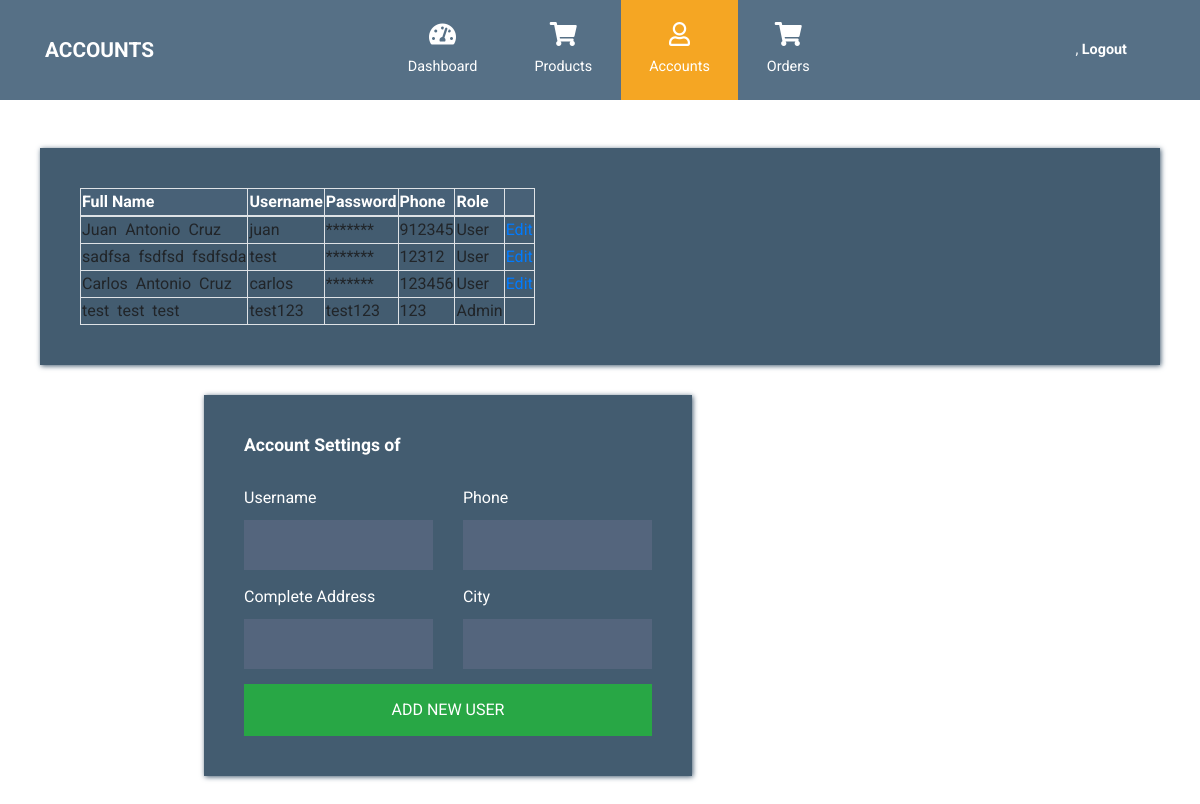
Before: /Admin_Side/Accounts.php with the older database file.
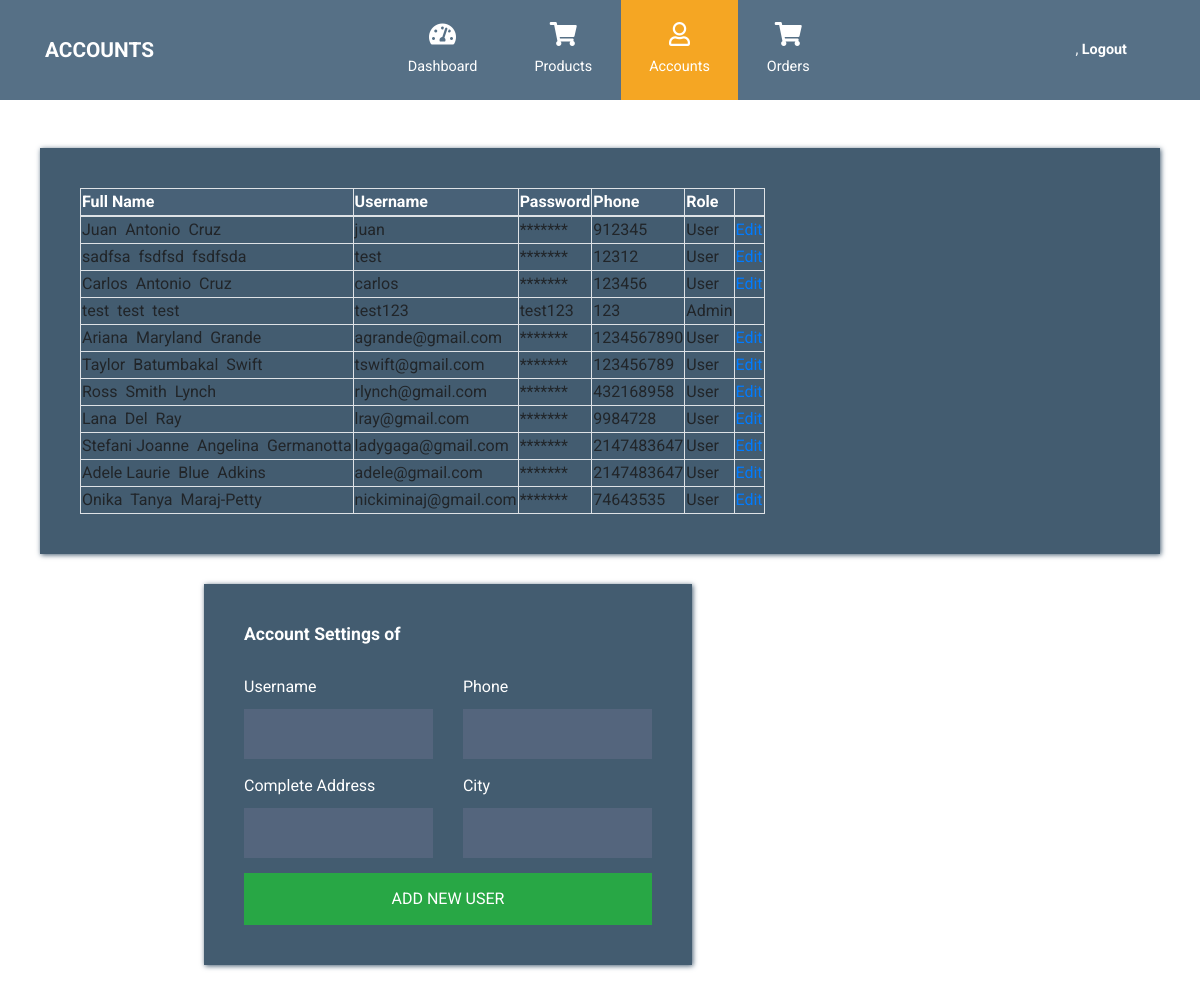
After: the same page with the newer database file.
### tables this page shows
CREATE TABLE `customer_details` (
  `customer_id` int(11) NOT NULL,
  `user_category_id` int(11) NOT NULL,
  `customer_firstname` varchar(50) NOT NULL,
  `customer_middlename` varchar(50) NOT NULL,
  `customer_lastname` varchar(50) NOT NULL,
  `customer_contact_no` int(11) NOT NULL,
  `customer_age` int(11) NOT NULL,
  `customer_gender_id` int(11) NOT NULL,
  `customer_complete_address` varchar(100) NOT NULL,
  `customer_city` varchar(50) NOT NULL,
  `customer_username` varchar(50) NOT NULL,
  `customer_password` varchar(50) NOT NULL
);

CREATE TABLE `ref_user_category` (
  `user_category_id` int(11) NOT NULL,
  `user_category_description` varchar(50) NOT NULL
);

### Admin_Side/Accounts.php (the view, shortened to what this page needs)
<?php
$conn = OpenCon();
    $sql = "SELECT * FROM customer_details";
    $result = $conn->query($sql);
    $arr_users = [];
    if ($result->num_rows > 0) {
        $arr_users = $result->fetch_all(MYSQLI_ASSOC);
    }
?>
<!DOCTYPE html>
<html lang="en">
  <head>
        <link rel="stylesheet" href="../sources/css/fontawesome.min.css" />
        <link rel="stylesheet" href="../sources/css/bootstrap_admin.min.css" />
        <link rel="stylesheet" href="../sources/css/style_ad1.css">
        <link rel="stylesheet" type="text/css" href="//cdn.datatables.net/1.10.21/css/jquery.dataTables.min.css"/>
  </head>
    <body id="reportsPage">
      <div class="" id="home">
        <nav class="navbar navbar-expand-xl">
              <div class="container h-100">
                <a class="navbar-brand" href="accounts.php">
                  <h1 class="tm-site-title mb-0">Accounts</h1>
                </a>
                <div class="collapse navbar-collapse" id="navbarSupportedContent">
                  <ul class="navbar-nav mx-auto h-100">
                    <li class="nav-item">
                      <a class="nav-link" href="dashboard.php">
                        <i class="fas fa-tachometer-alt"></i> Dashboard
                      </a>
                    </li>
                    <li class="nav-item">
                      <a class="nav-link" href="products.php">
                        <i class="fas fa-shopping-cart"></i> Products
                      </a>
                    </li>
                    <li class="nav-item">
                      <a class="nav-link active" href="accounts.php">
                        <i class="far fa-user"></i> Accounts
                      </a>
                    </li>
                    <li class="nav-item">
                            <a class="nav-link" href="orders.php">
                            <i class="fas fa-shopping-cart"></i> Orders
                            </a>
                        </li>
                  </ul>
                  <ul class="navbar-nav">
                    <li class="nav-item">
                      <a class="nav-link d-block" href="../Logout.php">
                       <?php echo$_SESSION['admin_name'];?>, <b>Logout</b>
                      </a>
                    </li>
                  </ul>
                </div>
              </div>
            </nav>
        <div class="container mt-5">
          <div class="row tm-content-row">
            <div class="col-12 tm-block-col">
              <div class="tm-bg-primary-dark tm-block tm-block-h-auto">
              <table id="userTable" class="display table-bordered hover">
                      <thead>
                          <th>Full Name</th>
                          <th>Username</th>
                          <th>Password</th>
                          <th>Phone</th>
                          <th>Role</th>
                          <th></th>
                      </thead>
                      <tbody>
                          <?php if(!empty($arr_users)) { ?>
                              <?php foreach($arr_users as $user) { ?>
                                  <tr>
                                      <td><?php echo $user['customer_firstname'];?>&nbsp; <?php echo $user['customer_middlename'];?> &nbsp;<?php echo $user['customer_lastname']; ?></td>
                                      <td><?php echo $user['customer_username']; ?></td>
                                      <td><?php if($user['user_category_id']=='2'){echo $user['customer_password'];}else{echo"*******";} ?>
                                      <td><?php echo $user['customer_contact_no']; ?></td>
                                      <?php
                                      $q=mysqli_query($conn, "SELECT * FROM `ref_user_category` WHERE `user_category_id` = ".$user['user_category_id']."");
                                      foreach($q as $uname) {
                                      ?>
                                      <td><?php echo $uname['user_category_description']; ?></td>
                                      <?php }?>
                                      <?php if($user['user_category_id']=='1'){echo"<td><a href=accounts.php?id=".$user['customer_id'].">Edit</a></td>";}else{echo"<td></td>";}?>
                                  </tr>
                              <?php } ?>
                          <?php } ?>
                      </tbody>
                  </table>
              </div>
            </div>
          <form method="POST" action="accounts.php?id=<?php echo $id;?>" enctype="multipart/form-data">
            <div class="tm-block-col tm-col-account-settings">
              <div class="tm-bg-primary-dark tm-block tm-block-settings ">
                <h2 class="tm-block-title">Account Settings of <?php if(isset($name)){echo $name;}?></h2>
                <div class="tm-signup-form row">
                  <div class="form-group col-lg-6">
                    <label>Username</label>
                    <input
                    id="name"
                    name="name"
                    type="text"
                    value="<?php if(isset($name)){echo $name;} ?>"
                    class="form-control validate"
                    required
                    />
                  </div>
                  <div class="form-group col-lg-6">
                    <label>Phone</label>
                    <input
                    id="phone"
                    name="phone"
                    value="<?php if(isset($name)){echo $phone;} ?>"
                    type="tel"
                    class="form-control validate"
                    required
                    />
                  </div>
                  <div class="form-group col-lg-6">
                    <label>Complete Address</label>
                    <input
                    id="add"
                    name="add"
                    type="text"
                    class="form-control validate"
                    value="<?php if(isset($addres)){echo $addres;} ?>"
                    required
                    />
                  </div>
                  <div class="form-group col-lg-6">
                    <label>City</label>
                    <input
                    id="city"
                    name="city"
                    type="text"
                    class="form-control validate"
                    value="<?php if(isset($city)){echo $city;} ?>"
                    required
                    />
                  </div>
                  <div class="col-12">
                    <input type="submit" id="Add" name="Add" value="Add New User" class="btn btn-success btn-block text-uppercase" style="<?php if(isset($id)){echo "display: none;";}?>" ></input>
              </div>
              </div>
              </div>
            </div>
          </div>
        </div>
      </div>
    </body>
  </html>

### Sources/CSS/style_ad1.css (style rules this page uses)
html { font-size: 16px; overflow-x: hidden; }
body { font-family: Roboto, Helvetica, Arial, sans-serif; overflow-x: hidden; }
a { transition: all 0.3s ease; }
.navbar-brand { display: flex; align-items: center; }
.tm-site-title { display: inline-block; text-transform: uppercase; font-size: 1.3rem; font-weight: 700; color: #fff; }
.navbar { height: 100px; background-color: #567086; padding: 0; }
.navbar .container { position: relative; }
.tm-block-col { margin-bottom: 30px; }
.tm-block { padding: 40px; -webkit-box-shadow: 1px 1px 5px 0 #455c71; -moz-box-shadow: 1px 1px 5px 0 #455c71; box-shadow: 1px 1px 5px 0 #455c71; min-height: 350px; height: 100%; max-height: 450px; }
.tm-block-avatar, .tm-block-settings { max-height: none; }
.tm-block-h-auto { min-height: 1px; max-height: none; height: auto; }
.tm-block-title { font-size: 1.1rem; font-weight: 700; color: #fff; margin-bottom: 30px; }
.nav-link { color: #fff; height: 100%; display: flex; align-items: center; justify-content: center; flex-direction: column; font-size: 90%; }
.nav-link > i { margin-bottom: 10px; margin-right: 0; font-size: 1.5rem; }
.dropdown-item, .nav-link { padding: 15px 20px; }
.navbar-nav .active > .nav-link, .navbar-nav .nav-link.active { background-color: #f5a623; color: #fff; }
.navbar-nav .nav-link.active i { color: #fff; }
.nav-item { text-align: center; }
.nav-item:last-child { margin-right: 0; }
.tm-content-row { justify-content: center; margin-left: -20px; margin-right: -20px; }
thead { background-color: #486177; color: #fff; }
.tm-col-account-settings { max-width: 822px; width: 63%; padding-left: 15px; padding-right: 15px; }
.form-control { background-color: #54657d; color: #fff; border: 0; }
.form-group label { color: #fff; margin-bottom: 10px; }
.form-control { border-radius: 0; height: 50px; }
.form-group { margin-bottom: 15px; }
.btn { border-radius: 0; padding: 13px 28px; transition: all 0.2s ease; max-width: 100%; }
.tm-bg-primary-dark { background-color: #435c70; }
@media (min-width: 1200px) { .navbar-expand-xl .navbar-nav .nav-link { padding-left: 28px; padding-right: 28px; } }
@media (min-width: 1200px) { .navbar-collapse { height: 100%; } }
@media (max-width: 1275px) and (min-width: 1200px) { .nav-item { margin-right: 15px; } }
@media (max-width: 1350px) { .nav-item { margin-right: 1px; } }

Changed rows visible on the page:
added customer_details: customer_firstname "Ariana", customer_middlename "Maryland", customer_lastname "Grande", customer_username "agrande@gmail.com", customer_contact_no "1234567890", ref_user_category (user_category_description "User")
added customer_details: customer_firstname "Taylor", customer_middlename "Batumbakal", customer_lastname "Swift", customer_username "tswift@gmail.com", customer_contact_no "123456789", ref_user_category (user_category_description "User")
added customer_details: customer_firstname "Ross", customer_middlename "Smith", customer_lastname "Lynch", customer_username "rlynch@gmail.com", customer_contact_no "432168958", ref_user_category (user_category_description "User")
added customer_details: customer_firstname "Lana", customer_middlename "Del", customer_lastname "Ray", customer_username "lray@gmail.com", customer_contact_no "9984728", ref_user_category (user_category_description "User")
added customer_details: customer_firstname "Stefani Joanne", customer_middlename "Angelina", customer_lastname "Germanotta", customer_username "ladygaga@gmail.com", customer_contact_no "2147483647", ref_user_category (user_category_description "User")
added customer_details: customer_firstname "Adele Laurie", customer_middlename "Blue", customer_lastname "Adkins", customer_username "adele@gmail.com", customer_contact_no "2147483647", ref_user_category (user_category_description "User")
added customer_details: customer_firstname "Onika", customer_middlename "Tanya", customer_lastname "Maraj-Petty", customer_username "nickiminaj@gmail.com", customer_contact_no "74643535", ref_user_category (user_category_description "User")
